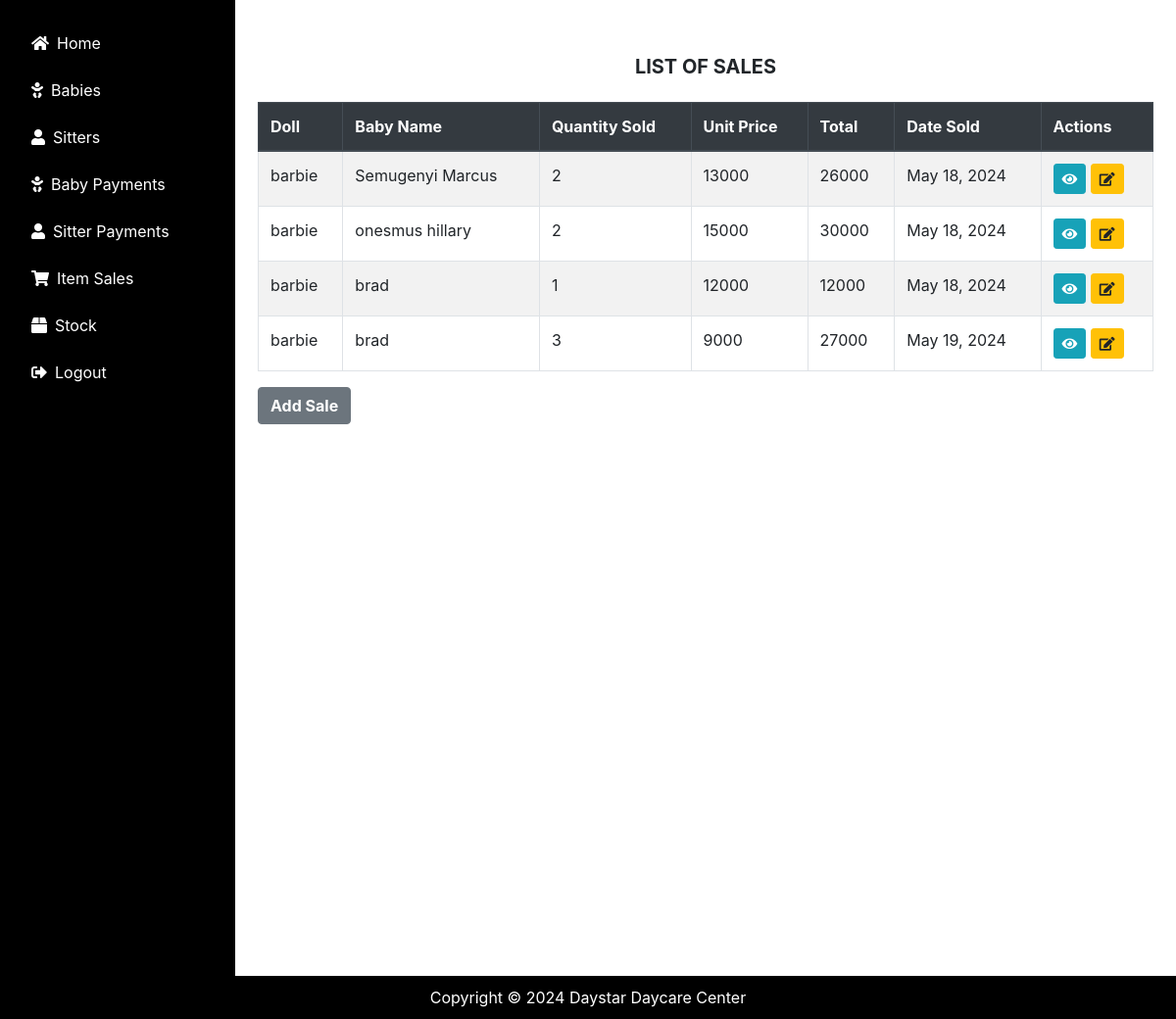
The app's page /sales/ (signed in) with its own data.
### daycare/models.py (models this page shows, shortened)
class Sales(models.Model):
    doll = models.ForeignKey('Doll', on_delete=models.CASCADE, null=False, blank=False)
    b_name = models.ForeignKey('Baby', on_delete=models.CASCADE)
    paid_by = models.CharField(max_length=200, null=True)
    quantity_sold = models.IntegerField(default=0)
    received_amount = models.IntegerField(default=0)
    date_sold = models.DateField(default=timezone.now)
    unit_price = models.IntegerField(default=0)
    @property
    def comp_total(self):
        return self.quantity_sold * self.unit_price

class Doll(models.Model):
    t_name = models.ForeignKey(Doll_type,on_delete=models.CASCADE,null=True, blank=True)
    doll_name = models.CharField(max_length=200,null=True, blank=True)
    quantity = models.IntegerField(default=0)
    color = models.CharField(max_length=200,null=True, blank=True)
    size = models.CharField(max_length=200,null=True, blank=True)
    quantity_issued = models.IntegerField(default=0,null=True, blank=True)
    quantity_received = models.IntegerField(default=0,null=True, blank=True)
    unit_price = models.IntegerField(default=0,null=True, blank=True)
    date = models.DateField(default=timezone.now)
    def __str__(self):
        return self.doll_name

class Baby(models.Model):
    GENDER_CHOICES = [
        ('M', 'Male'),
        ('F', 'Female')
    ]
    b_name = models.CharField(max_length=20)
    gender = models.CharField(max_length=10, choices=GENDER_CHOICES)
    age = models.IntegerField()
    location = models.CharField(max_length=50, default='')
    parents_names = models.CharField(max_length=50)
    fee_in_SHS = models.IntegerField()
    assigned_to = models.ForeignKey(Sitterattendance, on_delete=models.CASCADE)
    period_of_stay = models.ForeignKey(Staytype, on_delete=models.CASCADE)
    brought_by = models.CharField(max_length=200)
    baby_number = models.CharField(max_length=200, unique=True, blank=False, null=True)
    time_in = models.DateTimeField(auto_now_add=True)
    def __str__(self):
        return self.b_name

### daycare/views.py (the view)
# urls.py: path('sales/', views.list_sales, name='list_sales'),
@login_required
def list_sales(request):
    sales = Sales.objects.all()
    return render(request, 'daycare/sales_list.html', {'sales': sales})

### daycare/templates/daycare/sales_list.html (shortened to what this page needs)
{% extends 'daycare/base.html' %}
{% block content %}
<div class="container mt-5">
    <h1 style="text-align: center; font-size: 20px;"><b>LIST OF SALES</b></h1>
    <table class="table table-bordered table-striped">
        <thead class="thead-dark">
            <tr>
                <th>Doll</th>
                <th>Baby Name</th>
                <th>Quantity Sold</th>
                <th>Unit Price</th>
                <th>Total</th>
                <th>Date Sold</th>
                <th>Actions</th>
            </tr>
        </thead>
        <tbody>
            {% for sale in sales %}
            <tr>
                <td>{{ sale.doll }}</td>
                <td>{{ sale.b_name }}</td>
                <td>{{ sale.quantity_sold }}</td>
                <td>{{ sale.unit_price }}</td>
                <td>{{ sale.comp_total }}</td>
                <td>{{ sale.date_sold }}</td>
                <td>
                    <a href="{% url 'view_sales' sale.id %}" class="btn btn-info btn-sm" title="View">
                        <i class="fas fa-eye"></i>
                    </a>
                    <a href="{% url 'edit_sales' sale.id %}" class="btn btn-warning btn-sm" title="Edit">
                        <i class="fas fa-edit"></i>
                    </a>
                            </div>
                        </div>
                    </div>
                </td>
            </tr>
            {% endfor %}
    <a href="{% url 'add_sales' %}" class="btn btn-secondary"><b>Add Sale</b></a>
</body>
</html>
{% endblock %}

### daycare/templates/daycare/base.html (shortened to what this page needs)
<!DOCTYPE html>
<html lang="en">
<head>
    <script src="https://cdn.tailwindcss.com"></script>
    <link rel="stylesheet" href="https://cdnjs.cloudflare.com/ajax/libs/font-awesome/5.15.4/css/all.min.css">
    <link rel="stylesheet" href="https://cdnjs.cloudflare.com/ajax/libs/font-awesome/5.15.4/css/all.min.css">
    <link rel="stylesheet" href="https://stackpath.bootstrapcdn.com/bootstrap/4.3.1/css/bootstrap.min.css">
</head>
<body class="relative min-h-screen w-screen">
    <div class="grid grid-cols-10 min-h-screen">
        <div class="col-span-2">
            <nav class="bg-black flex flex-col gap-2 p-4 text-white h-full" style="position: fixed !important; width: 20% !important;">
                <a class="flex gap-2 items-center hover:bg-gray-800 cursor-pointer p-2" href="{% url 'home' %}"> <i class="fa fa-home"></i> Home </a>
                <a class="flex gap-2 items-center hover:bg-gray-800 cursor-pointer p-2" href="{% url 'list_babies' %}"> <i class="fa fa-baby"></i> Babies </a>
                <a class="flex gap-2 items-center hover:bg-gray-800 cursor-pointer p-2" href="{% url 'list_sitters' %}"> <i class="fa fa-user"></i> Sitters </a>
                <div class="flex flex-col gap-2">
                    <a class="flex gap-2 items-center hover:bg-gray-800 cursor-pointer p-2" href="{% url 'babypayments_list' %}"> <i class="fa fa-baby"></i> Baby Payments </a>
                    <a class="flex gap-2 items-center hover:bg-gray-800 cursor-pointer p-2" href="{% url 'sitterpayments_list' %}"> <i class="fa fa-user"></i> Sitter Payments </a>
                    <a class="flex gap-2 items-center hover:bg-gray-800 cursor-pointer p-2" href="{% url 'list_sales' %}"> <i class="fa fa-shopping-cart"></i> Item Sales </a>
                </div>
                <a class="flex gap-2 items-center hover:bg-gray-800 cursor-pointer p-2" href="{% url 'list_stock' %}"> <i class="fa fa-box"></i> Stock </a>
                <a class="flex gap-2 items-center hover:bg-gray-800 cursor-pointer p-2" href="logout"> <i class="fa fa-sign-out-alt"></i> Logout </a>
            </nav>
        </div>
        <div class="col-span-8 p-2">
            {% block content %}
            {% endblock %}
    <footer class="footer">
        <span> Copyright &copy; 2024 Daystar Daycare Center </span>
    </footer>
</body>
</html>

### daycare/templates/daycare/base.html (style rules this page uses)
nav a { color: white !important; text-decoration: none !important; }
body { margin: 0; padding-bottom: 60px; overflow-x: hidden; }
.footer { position: fixed; bottom: 0; left: 0; width: 100%; background-color: black; color: white; text-align: center; padding: 10px 0; }

### records on screen
Sales: doll "barbie", b_name "Semugenyi Marcus", quantity_sold "2", unit_price "13000", comp_total "26000", date_sold "May 18, 2024"
Sales: doll "barbie", b_name "onesmus hillary", quantity_sold "2", unit_price "15000", comp_total "30000", date_sold "May 18, 2024"
Sales: doll "barbie", b_name "brad", quantity_sold "1", unit_price "12000", comp_total "12000", date_sold "May 18, 2024"
Sales: doll "barbie", b_name "brad", quantity_sold "3", unit_price "9000", comp_total "27000", date_sold "May 19, 2024"
